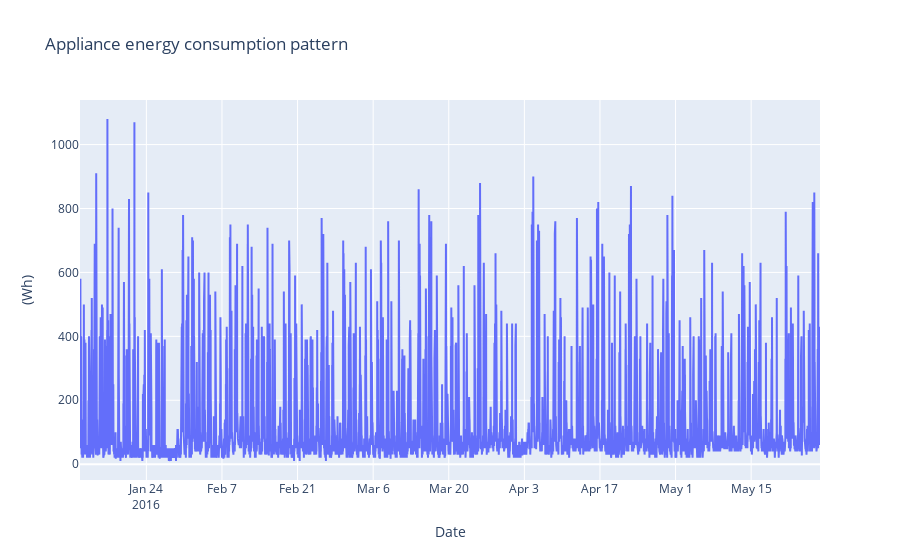

Source (notebook cell):
### Markdown cell above
## Data Visualisation

### Code cell
import chart_studio.plotly as py
from plotly.offline import init_notebook_mode, iplot
init_notebook_mode(connected=True)
import plotly.graph_objs as go

# To understand the timeseries variation of the applaince energy consumption
visData = go.Scatter( x= data.date  ,  mode = "lines", y = data.Appliances )
layout = go.Layout(title = 'Appliance energy consumption pattern' , xaxis=dict(title='Date'), yaxis=dict(title='(Wh)'))
fig = go.Figure(data=[visData],layout=layout)

iplot(fig)

### Figure 1 — Plotly figure (JSON) as saved in the notebook; plotly's stock layout.template omitted (floating-point values rounded to 4 significant figures; data arrays with more than 128 entries replaced by an {"elided": "..."} marker saying what was removed)
{"data": [{"mode": "lines", "type": "scatter", "x": {"elided": "19735 str values"}, "y": {"elided": "19735 int values"}}], "layout": {"title": {"text": "Appliance energy consumption pattern"}, "xaxis": {"title": {"text": "Date"}}, "yaxis": {"title": {"text": "(Wh)"}}}}
